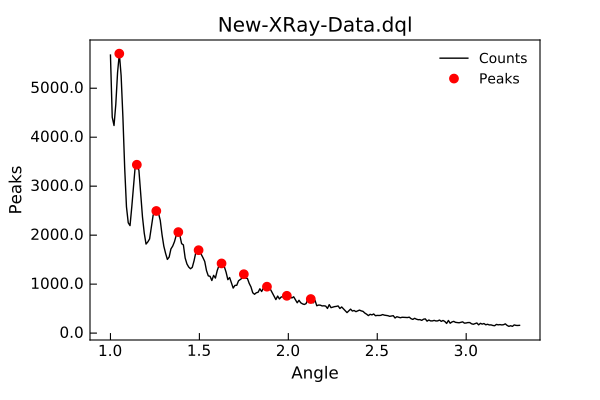

Write Python code to recreate this figure.
from Stoner import Data

d=Data("../../sample-data/New-XRay-Data.dql")
d.plot()
d.peaks(width=8,poly=4,significance=40,modify=True)
d.labels[1]="Peaks"
d.plot(fmt="ro")
